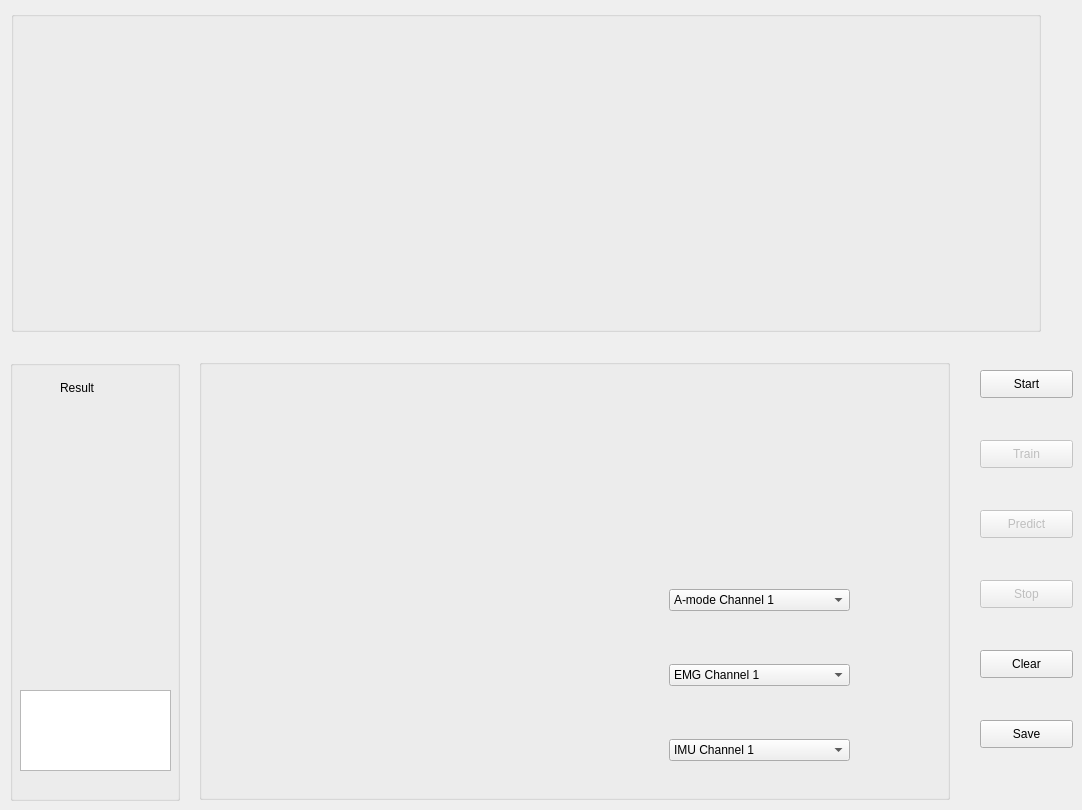
      <widget class="QWidget" name="Discrete">
       <attribute name="title">
        <string>DisGesture</string>
       </attribute>
       <widget class="QGroupBox" name="groupBox_3">
        <property name="geometry">
         <rect>
          <x>11</x>
          <y>11</y>
          <width>1030</width>
          <height>321</height>
         </rect>
        </property>
        <property name="title">
         <string/>
        </property>
        <widget class="QWidget" name="disGeature_widget_1" native="true">
         <property name="geometry">
          <rect>
           <x>10</x>
           <y>50</y>
           <width>150</width>
           <height>200</height>
          </rect>
         </property>
        </widget>
        <widget class="QWidget" name="disGeature_widget_2" native="true">
         <property name="geometry">
          <rect>
           <x>180</x>
           <y>50</y>
           <width>150</width>
           <height>200</height>
          </rect>
         </property>
        </widget>
        <widget class="QWidget" name="disGeature_widget_3" native="true">
         <property name="geometry">
          <rect>
           <x>350</x>
           <y>50</y>
           <width>150</width>
           <height>200</height>
          </rect>
         </property>
        </widget>
        <widget class="QWidget" name="disGeature_widget_4" native="true">
         <property name="geometry">
          <rect>
           <x>520</x>
           <y>50</y>
           <width>150</width>
           <height>200</height>
          </rect>
         </property>
        </widget>
        <widget class="QWidget" name="disGeature_widget_5" native="true">
         <property name="geometry">
          <rect>
           <x>690</x>
           <y>50</y>
           <width>150</width>
           <height>200</height>
          </rect>
         </property>
        </widget>
        <widget class="QWidget" name="disGeature_widget_6" native="true">
         <property name="geometry">
          <rect>
           <x>860</x>
           <y>50</y>
           <width>150</width>
           <height>200</height>
          </rect>
         </property>
        </widget>
       </widget>
       <widget class="QGroupBox" name="groupBox_4">
        <property name="geometry">
         <rect>
          <x>10</x>
          <y>360</y>
          <width>170</width>
          <height>441</height>
         </rect>
        </property>
        <property name="title">
         <string/>
        </property>
        <widget class="QLabel" name="label">
         <property name="geometry">
          <rect>
           <x>50</x>
           <y>20</y>
           <width>72</width>
           <height>15</height>
          </rect>
         </property>
         <property name="text">
          <string>Result</string>
         </property>
        </widget>
        <widget class="QWidget" name="disGeature_widget_result" native="true">
         <property name="geometry">
          <rect>
           <x>10</x>
           <y>80</y>
           <width>150</width>
           <height>200</height>
          </rect>
         </property>
        </widget>
        <widget class="QTextBrowser" name="textBrowser">
         <property name="geometry">
          <rect>
           <x>10</x>
           <y>330</y>
           <width>151</width>
           <height>81</height>
          </rect>
         </property>
        </widget>
       </widget>
       <widget class="QGroupBox" name="groupBox_7">
        <property name="geometry">
         <rect>
          <x>199</x>
          <y>359</y>
          <width>751</width>
          <height>441</height>
         </rect>
        </property>
        <property name="title">
         <string/>
        </property>
        <widget class="QComboBox" name="comboBox">
         <property name="geometry">
          <rect>
           <x>470</x>
           <y>230</y>
           <width>181</width>
           <height>22</height>
          </rect>
         </property>
         <property name="insertPolicy">
          <enum>QComboBox::InsertAtCurrent</enum>
         </property>
         <item>
          <property name="text">
           <string>A-mode Channel 1</string>
          </property>
         </item>
         <item>
          <property name="text">
           <string>A-mode Channel 2</string>
          </property>
         </item>
         <item>
          <property name="text">
           <string>A-mode Channel 3</string>
          </property>
         </item>
         <item>
          <property name="text">
           <string>A-mode Channel 4</string>
          </property>
         </item>
        </widget>
        <widget class="QComboBox" name="comboBox_2">
         <property name="geometry">
          <rect>
           <x>470</x>
           <y>305</y>
           <width>181</width>
           <height>22</height>
          </rect>
         </property>
         <property name="layoutDirection">
          <enum>Qt::LeftToRight</enum>
         </property>
         <property name="editable">
          <bool>false</bool>
         </property>
         <property name="insertPolicy">
          <enum>QComboBox::InsertAtCurrent</enum>
         </property>
         <item>
          <property name="text">
           <string>EMG Channel 1</string>
          </property>
         </item>
         <item>
          <property name="text">
           <string>EMG Channel 2</string>
          </property>
         </item>
         <item>
          <property name="text">
           <string>EMG Channel 3</string>
          </property>
         </item>
         <item>
          <property name="text">
           <string>EMG Channel 4</string>
          </property>
         </item>
        </widget>
        <widget class="QComboBox" name="comboBox_3">
         <property name="geometry">
          <rect>
           <x>470</x>
           <y>380</y>
           <width>181</width>
           <height>22</height>
          </rect>
         </property>
         <property name="insertPolicy">
          <enum>QComboBox::InsertAtCurrent</enum>
         </property>
         <item>
          <property name="text">
           <string>IMU Channel 1</string>
          </property>
         </item>
         <item>
          <property name="text">
           <string>IMU Channel 2</string>
          </property>
         </item>
         <item>
          <property name="text">
           <string>IMU Channel 3</string>
          </property>
         </item>
         <item>
          <property name="text">
           <string>IMU Channel 4</string>
          </property>
         </item>
        </widget>
        <widget class="QCustomPlot" name="disGesture_Amode_plot" native="true">
         <property name="geometry">
          <rect>
           <x>10</x>
           <y>10</y>
           <width>360</width>
           <height>189</height>
          </rect>
         </property>
        </widget>
        <widget class="QCustomPlot" name="disGesture_IMU_plot" native="true">
         <property name="geometry">
          <rect>
           <x>10</x>
           <y>220</y>
           <width>360</width>
           <height>189</height>
          </rect>
         </property>
        </widget>
        <widget class="QCustomPlot" name="disGesture_EMG_plot" native="true">
         <property name="geometry">
          <rect>
           <x>380</x>
           <y>10</y>
           <width>360</width>
           <height>189</height>
          </rect>
         </property>
        </widget>
       </widget>
       <widget class="QPushButton" name="disGesture_start_button">
        <property name="geometry">
         <rect>
          <x>980</x>
          <y>370</y>
          <width>93</width>
          <height>28</height>
         </rect>
        </property>
        <property name="text">
         <string>Start</string>
        </property>
       </widget>
       <widget class="QPushButton" name="disGesture_stop_button">
        <property name="enabled">
         <bool>false</bool>
        </property>
        <property name="geometry">
         <rect>
          <x>980</x>
          <y>580</y>
          <width>93</width>
          <height>28</height>
         </rect>
        </property>
        <property name="text">
         <string>Stop</string>
        </property>
       </widget>
       <widget class="QPushButton" name="disGesture_train_button">
        <property name="enabled">
         <bool>false</bool>
        </property>
        <property name="geometry">
         <rect>
          <x>980</x>
          <y>440</y>
          <width>93</width>
          <height>28</height>
         </rect>
        </property>
        <property name="text">
         <string>Train</string>
        </property>
       </widget>
       <widget class="QPushButton" name="disGesture_predict_button">
        <property name="enabled">
         <bool>false</bool>
        </property>
        <property name="geometry">
         <rect>
          <x>980</x>
          <y>510</y>
          <width>93</width>
          <height>28</height>
         </rect>
        </property>
        <property name="text">
         <string>Predict</string>
        </property>
       </widget>
       <widget class="QPushButton" name="disGesture_clear_button">
        <property name="enabled">
         <bool>true</bool>
        </property>
        <property name="geometry">
         <rect>
          <x>980</x>
          <y>650</y>
          <width>93</width>
          <height>28</height>
         </rect>
        </property>
        <property name="text">
         <string>Clear</string>
        </property>
       </widget>
       <widget class="QPushButton" name="disGesture_save_button">
        <property name="enabled">
         <bool>true</bool>
        </property>
        <property name="geometry">
         <rect>
          <x>980</x>
          <y>720</y>
          <width>93</width>
          <height>28</height>
         </rect>
        </property>
        <property name="text">
         <string>Save</string>
        </property>
       </widget>
      </widget>
